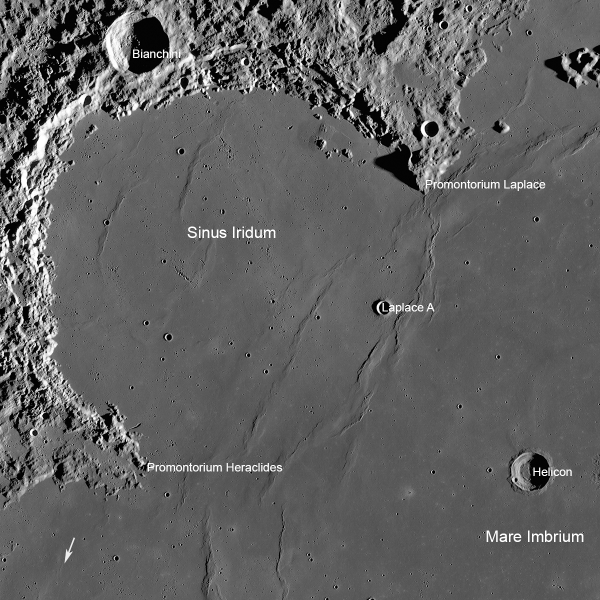
#> input picture moon_land_base/Bay_Rainbows.png, 1200 x 1200 px (shown at 1/2 size)
$ python main.py
#> lines starting #> are read from the running program, lines starting #| are printed output that depends on the picture
import matplotlib.pyplot as plt
import cv2
import random


def make_moon_plot(client_name = 'Dan Reeves', location = 'Bay Rainbows', acres = 1):
#> called with client_name = 'Dan Reeves', location = 'Bay Rainbows', acres = 1
    location_arr = {'Bay Rainbows':[[30,50],[25,40],['N','W']],'Sea Rains':[[25,40],[10,25],['N','W']],
                'Lake Dream':[[30,40],[25,40],['N','E']], 'Sea Tranquility':[[5,15],[25,35],['N','E']],
                'Taurus Mountain':[[20,35],[35,45],['N','E']],'Lunar Alps':[[45,55],[0,5],['N','W']],
                'Lake Happiness':[[15,20],[5,10],['N','E']], 'Moscoviense':[[20,30],[140,155],['N','E']],
                'Orientale':[[15,25],[85,95],['S','W']],'Sea Nectar':[[10,20],[30,40],['S','E']],
                'Ocean Storms':[[15,20],[50,60],['N','W']],'Sea Serenity':[[20,30],[10,20],['N','E']],
                'Sea Ingenuity':[[30,35],[160,165],['S','E']],'Sea Clouds':[[15,25],[10,20],['S','W']],
                'Sea Vapors':[[10,15],[0,10],['N','E']]}
    acres_arr= acres*0.5
    if location == 'Bay Rainbows':
        img = cv2.cvtColor(plt.imread('moon_land_base/Bay_Rainbows.png'), cv2.COLOR_BGR2RGB)
#> img: shape (1200, 1200, 3) float32; min 0, max 1, mean 0.381
        lat_cords= location_arr.get(location)[0]
        long_cords = location_arr.get(location)[1]
        lat_pole = location_arr.get(location)[2][0]
        long_pole = location_arr.get(location)[2][1]
        latitude  = float("{:.2f}".format(random.uniform(lat_cords[0],lat_cords[1])))
        longitude =float("{:.2f}".format(random.uniform(long_cords[0],long_cords[1])))
    elif location == 'Sea Rains':
        img = cv2.cvtColor(plt.imread('moon_land_base/Sea_Rains.png'), cv2.COLOR_BGR2RGB)
        lat_cords= location_arr.get(location)[0]
        long_cords = location_arr.get(location)[1]
        lat_pole = location_arr.get(location)[2][0]
        long_pole = location_arr.get(location)[2][1]
        latitude  = float("{:.2f}".format(random.uniform(lat_cords[0],lat_cords[1])))
        longitude =float("{:.2f}".format(random.uniform(long_cords[0],long_cords[1])))
    elif location == 'Lake Dream':
        img = cv2.cvtColor(plt.imread('moon_land_base/Lake_Dream.jpg'), cv2.COLOR_BGR2RGB)
        lat_cords= location_arr.get(location)[0]
        long_cords = location_arr.get(location)[1]
        lat_pole = location_arr.get(location)[2][0]
        long_pole = location_arr.get(location)[2][1]
        latitude  = float("{:.2f}".format(random.uniform(lat_cords[0],lat_cords[1])))
        longitude =float("{:.2f}".format(random.uniform(long_cords[0],long_cords[1])))
    elif location == 'Sea Tranquility':
        img = cv2.cvtColor(plt.imread('moon_land_base/Sea_Tranquility.jpg'), cv2.COLOR_BGR2RGB)
        lat_cords= location_arr.get(location)[0]
        long_cords = location_arr.get(location)[1]
        lat_pole = location_arr.get(location)[2][0]
        long_pole = location_arr.get(location)[2][1]
        latitude  = float("{:.2f}".format(random.uniform(lat_cords[0],lat_cords[1])))
        longitude =float("{:.2f}".format(random.uniform(long_cords[0],long_cords[1])))
    elif location == 'Lake Dream':
        img = cv2.cvtColor(plt.imread('moon_land_base/Lake_Dream.jpg'), cv2.COLOR_BGR2RGB)
        lat_cords= location_arr.get(location)[0]
        long_cords = location_arr.get(location)[1]
        lat_pole = location_arr.get(location)[2][0]
        long_pole = location_arr.get(location)[2][1]
        latitude  = float("{:.2f}".format(random.uniform(lat_cords[0],lat_cords[1])))
        longitude =float("{:.2f}".format(random.uniform(long_cords[0],long_cords[1])))
    elif location == 'Taurus Mountain':
        img = cv2.cvtColor(plt.imread('moon_land_base/Taurus_Mountains.png'), cv2.COLOR_BGR2RGB)
        lat_cords= location_arr.get(location)[0]
        long_cords = location_arr.get(location)[1]
        lat_pole = location_arr.get(location)[2][0]
        long_pole = location_arr.get(location)[2][1]
        latitude  = float("{:.2f}".format(random.uniform(lat_cords[0],lat_cords[1])))
        longitude =float("{:.2f}".format(random.uniform(long_cords[0],long_cords[1])))
    elif location == 'Lunar Alps':
        img = cv2.cvtColor(plt.imread('moon_land_base/Lunar_Alps.png'), cv2.COLOR_BGR2RGB)
        lat_cords= location_arr.get(location)[0]
        long_cords = location_arr.get(location)[1]
        lat_pole = location_arr.get(location)[2][0]
        long_pole = location_arr.get(location)[2][1]
        latitude  = float("{:.2f}".format(random.uniform(lat_cords[0],lat_cords[1])))
        longitude =float("{:.2f}".format(random.uniform(long_cords[0],long_cords[1])))
    elif location == 'Lake Happiness':
        img = cv2.cvtColor(plt.imread('moon_land_base/Lake_Happiness.jpg'), cv2.COLOR_BGR2RGB)
        lat_cords= location_arr.get(location)[0]
        long_cords = location_arr.get(location)[1]
        lat_pole = location_arr.get(location)[2][0]
        long_pole = location_arr.get(location)[2][1]
        latitude  = float("{:.2f}".format(random.uniform(lat_cords[0],lat_cords[1])))
        longitude =float("{:.2f}".format(random.uniform(long_cords[0],long_cords[1])))
    elif location == 'Moscoviense':
        img = cv2.cvtColor(plt.imread('moon_land_base/MOSCOVIENSE.png'), cv2.COLOR_BGR2RGB)
        lat_cords= location_arr.get(location)[0]
        long_cords = location_arr.get(location)[1]
        lat_pole = location_arr.get(location)[2][0]
        long_pole = location_arr.get(location)[2][1]
        latitude  = float("{:.2f}".format(random.uniform(lat_cords[0],lat_cords[1])))
        longitude =float("{:.2f}".format(random.uniform(long_cords[0],long_cords[1])))
    elif location == 'Orientale':
        img = cv2.cvtColor(plt.imread('moon_land_base/Orientale.png'), cv2.COLOR_BGR2RGB)
        lat_cords= location_arr.get(location)[0]
        long_cords = location_arr.get(location)[1]
        lat_pole = location_arr.get(location)[2][0]
        long_pole = location_arr.get(location)[2][1]
        latitude  = float("{:.2f}".format(random.uniform(lat_cords[0],lat_cords[1])))
        longitude =float("{:.2f}".format(random.uniform(long_cords[0],long_cords[1])))
    elif location == 'Sea Nectar':
        img = cv2.cvtColor(plt.imread('moon_land_base/Sea_Nectar.png'), cv2.COLOR_BGR2RGB)
        lat_cords= location_arr.get(location)[0]
        long_cords = location_arr.get(location)[1]
        lat_pole = location_arr.get(location)[2][0]
        long_pole = location_arr.get(location)[2][1]
        latitude  = float("{:.2f}".format(random.uniform(lat_cords[0],lat_cords[1])))
        longitude =float("{:.2f}".format(random.uniform(long_cords[0],long_cords[1])))
    elif location == 'Ocean Storms':
        img = cv2.cvtColor(plt.imread('Bay_Rainbows.png'), cv2.COLOR_BGR2RGB)
        lat_cords= location_arr.get(location)[0]
        long_cords = location_arr.get(location)[1]
        lat_pole = location_arr.get(location)[2][0]
        long_pole = location_arr.get(location)[2][1]
        latitude  = float("{:.2f}".format(random.uniform(lat_cords[0],lat_cords[1])))
        longitude =float("{:.2f}".format(random.uniform(long_cords[0],long_cords[1])))
    elif location == 'Sea Serenity':
        img = cv2.cvtColor(plt.imread('moon_land_base/Ocean_Storm.png'), cv2.COLOR_BGR2RGB)
        lat_cords= location_arr.get(location)[0]
        long_cords = location_arr.get(location)[1]
        lat_pole = location_arr.get(location)[2][0]
        long_pole = location_arr.get(location)[2][1]
        latitude  = float("{:.2f}".format(random.uniform(lat_cords[0],lat_cords[1])))
        longitude =float("{:.2f}".format(random.uniform(long_cords[0],long_cords[1])))
    elif location == 'Sea Ingenuity':
        img = cv2.cvtColor(plt.imread('moon_land_base/Sea_Inguenity.jpg'), cv2.COLOR_BGR2RGB)
        lat_cords= location_arr.get(location)[0]
        long_cords = location_arr.get(location)[1]
        lat_pole = location_arr.get(location)[2][0]
        long_pole = location_arr.get(location)[2][1]
        latitude  = float("{:.2f}".format(random.uniform(lat_cords[0],lat_cords[1])))
        longitude =float("{:.2f}".format(random.uniform(long_cords[0],long_cords[1])))
    elif location == 'Sea Clouds':
        img = cv2.cvtColor(plt.imread('moon_land_base/Sea_Clouds.png'), cv2.COLOR_BGR2RGB)
        lat_cords= location_arr.get(location)[0]
        long_cords = location_arr.get(location)[1]
        lat_pole = location_arr.get(location)[2][0]
        long_pole = location_arr.get(location)[2][1]
        latitude  = float("{:.2f}".format(random.uniform(lat_cords[0],lat_cords[1])))
        longitude =float("{:.2f}".format(random.uniform(long_cords[0],long_cords[1])))
    elif location == 'Sea Vapors':
        img = cv2.cvtColor(plt.imread('moon_land_base/Sea_Vapors.jpg'), cv2.COLOR_BGR2RGB)
        lat_cords= location_arr.get(location)[0]
        long_cords = location_arr.get(location)[1]
        lat_pole = location_arr.get(location)[2][0]
        long_pole = location_arr.get(location)[2][1]
        latitude  = float("{:.2f}".format(random.uniform(lat_cords[0],lat_cords[1])))
        longitude =float("{:.2f}".format(random.uniform(long_cords[0],long_cords[1])))
    else :
        raise Exception('Oops something went wrong!')
        return 0

    fig, ax = plt.subplots()
    ax.imshow(img)
    ymin, ymax = ax.get_ylim()
    xmin, xmax = ax.get_xlim()
    random_x = random.uniform(xmin, xmax)
    random_y = random.uniform(ymin, ymax)
    circle_1 = plt.Circle((1 * random_x, 1 * random_y), 75 * acres, lw=1, color="blue", fill=False)
    ax.add_patch(circle_1)
    ax.axis('off')
    plt.title(f"{client_name} land property\nLatitude {latitude} ° {lat_pole} "
              f"Longitude {longitude} ° {long_pole}")
    plt.savefig(f'{client_name}_property.png',dpi = 1200)
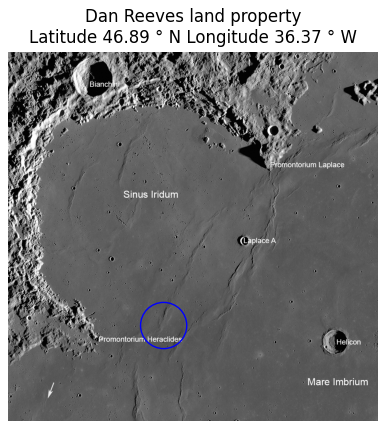
#> figure drawn by matplotlib, 1 panel
    return print('success!')


make_moon_plot()
plt.show()
